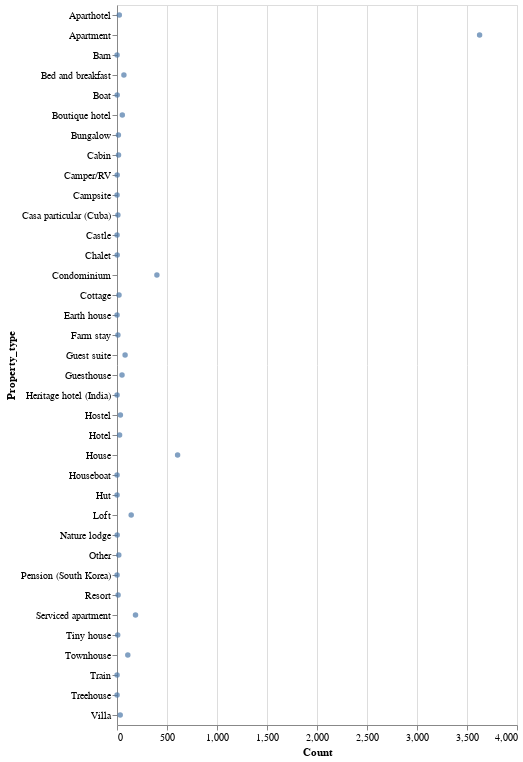

Notebook source saved alongside this figure:
### Code cell
#Let's do some charts with the aggregated data.
alt.Chart(aggsample).mark_circle().encode(
    x='Count:Q',
    y='Property_type:N',)

### Figure 1 — Vega-Lite specification as saved in the notebook (floating-point values rounded to 4 significant figures)
{"config": {"view": {"continuousWidth": 400, "continuousHeight": 300}}, "data": {"name": "data-bc6477f9cef9900c5e2baf13947f2295"}, "mark": "circle", "encoding": {"x": {"field": "Count", "type": "quantitative"}, "y": {"field": "Property_type", "type": "nominal"}}, "$schema": "https://vega.github.io/schema/vega-lite/v4.17.0.json", "datasets": {"data-bc6477f9cef9900c5e2baf13947f2295": [{"Property_type": "Boutique hotel", "Count": 53, "Average": 17.6}, {"Property_type": "Hostel", "Count": 34, "Average": 15.41}, {"Property_type": "Campsite", "Count": 1, "Average": 47.0}, {"Property_type": "Resort", "Count": 11, "Average": 8.909}, {"Property_type": "Villa", "Count": 32, "Average": 13.09}, {"Property_type": "Earth house", "Count": 1, "Average": 1.0}, {"Property_type": "Pension (South Korea)", "Count": 1, "Average": 32.0}, {"Property_type": "Houseboat", "Count": 1, "Average": 2.0}, {"Property_type": "Aparthotel", "Count": 23, "Average": 14.22}, {"Property_type": "Treehouse", "Count": 1, "Average": 103.0}, {"Property_type": "Cottage", "Count": 20, "Average": 47.75}, {"Property_type": "Other", "Count": 18, "Average": 16.11}, {"Property_type": "Townhouse", "Count": 108, "Average": 40.44}, {"Property_type": "Hut", "Count": 1, "Average": 4.0}, {"Property_type": "Guesthouse", "Count": 50, "Average": 59.04}, {"Property_type": "Bed and breakfast", "Count": 69, "Average": 14.62}, {"Property_type": "House", "Count": 606, "Average": 29.36}, {"Property_type": "Loft", "Count": 142, "Average": 40.0}, {"Property_type": "Camper/RV", "Count": 2, "Average": 0.5}, {"Property_type": "Tiny house", "Count": 7, "Average": 18.43}, {"Property_type": "Cabin", "Count": 15, "Average": 81.8}, {"Property_type": "Serviced apartment", "Count": 185, "Average": 12.84}, {"Property_type": "Heritage hotel (India)", "Count": 1, "Average": 0.0}, {"Property_type": "Train", "Count": 1, "Average": 89.0}, {"Property_type": "Bungalow", "Count": 14, "Average": 37.29}, {"Property_type": "Nature lodge", "Count": 2, "Average": 24.5}, {"Property_type": "Castle", "Count": 1, "Average": 0.0}, {"Property_type": "Casa particular (Cuba)", "Count": 9, "Average": 0.8889}, {"Property_type": "Condominium", "Count": 399, "Average": 28.2}, {"Property_type": "Guest suite", "Count": 81, "Average": 50.67}, {"Property_type": "Hotel", "Count": 26, "Average": 12.62}, {"Property_type": "Boat", "Count": 2, "Average": 12.0}, {"Property_type": "Chalet", "Count": 2, "Average": 16.0}, {"Property_type": "Farm stay", "Count": 9, "Average": 34.78}, {"Property_type": "Barn", "Count": 1, "Average": 19.0}, {"Property_type": "Apartment", "Count": 3626, "Average": 26.85}]}}
